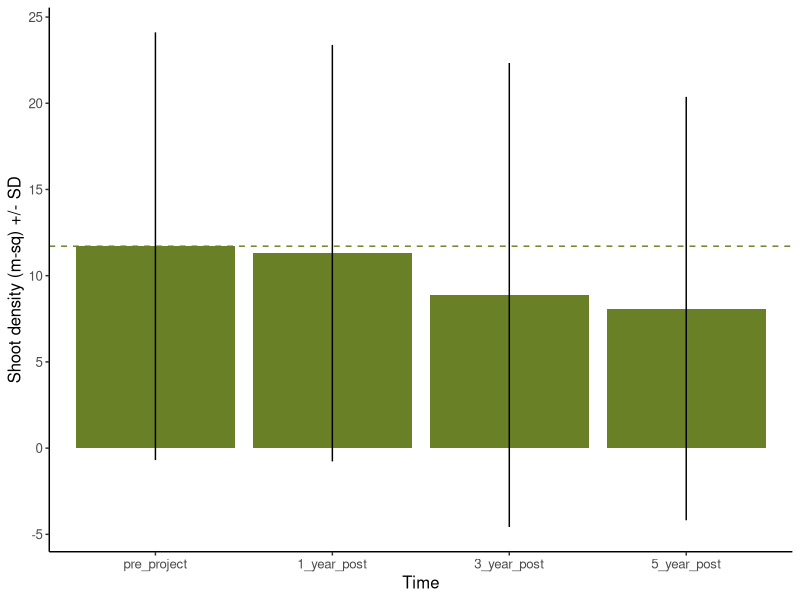
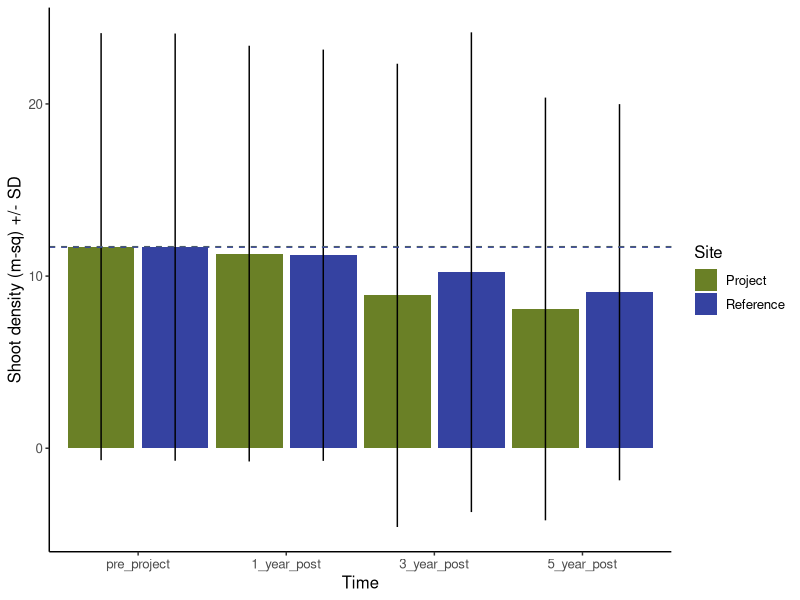

Source code (R) for these figures, in order:
## ---- chunk 1
library(tidyverse)
theme_set(theme_classic())

pal <- c("#6A8026", "#3542A1")
## ---- chunk 2
## Eelgrass density data ##
dat <- read.csv("WDFW_eg_guidelines_worked_example_data.csv", header = TRUE, stringsAsFactors = FALSE)

## Transect data ##
tran <- read.csv("WDFW_eg_guidelines_worked_example_transect_data.csv", header = TRUE, stringsAsFactors = FALSE)
## ---- chunk 3
## Eelgrass density data ##
dat$time <- factor(dat$time, levels = c("pre_project", "1_year_post", "3_year_post", "5_year_post"))
dat$site <- factor(dat$site, levels = c("project", "reference"))

## Transect data ##
tran$time <- factor(tran$time, levels = c("pre_project", "1_year_post", "3_year_post", "5_year_post"))
tran$site <- factor(tran$site, levels = c("project", "reference"))
## ---- chunk 4
dat.sum <- dat %>% 
  group_by(site, time) %>% 
  summarize(eg_mean = mean(eg_density),
            eg_sd = sd(eg_density))
## ---- chunk 5
## Total project area ##
proj.area <- 125 * 58
proj.area.msq <- proj.area * 0.092903

## Suiteable eelgrass habitat area ##
tran.eghab <- unique(tran[, c(1:5, 7)])
tran.eghab$tran_width_ft <- 10  
tran.eghab$eghab_area_ftsq <- tran.eghab$eg_hab_length_ft * tran.eghab$tran_width_ft
tran.eghab <- tran.eghab %>% 
  group_by(site, time) %>% 
  summarize(eg_hab_area_ftsq = sum(eghab_area_ftsq),
            eg_hab_area_msq = eg_hab_area_ftsq * 0.092903)

## Eelgrass area ##
tran.egarea <- tran %>% 
  mutate(eg_length_ft = eg_end_ft - eg_start_ft) %>% 
  group_by(site, time, transect) %>% 
  summarize(eg_length_ft = sum(eg_length_ft)) %>% 
  ungroup() %>% 
  mutate(tran_width_ft = 10,
         egarea_tran = eg_length_ft * tran_width_ft) %>%
  group_by(site, time) %>% 
  summarize(eg_area_ftsq = sum(egarea_tran),
            eg_are_msq = eg_area_ftsq * 0.092903)
## ---- chunk 6
# Known parameters
mean_prelim <- 11
alpha <- 0.1      # Significance level
beta <- 0.9       # Desired power
sd_prelim <- 15
delta <- (0.2 * mean_prelim)  # Minimum detectable effect size (20% change)

# Calculate critical values
z_alpha_over_2 <- qnorm(1 - alpha/2)
z_beta <- abs(qnorm(1 - beta))

# Calculate sample size per group
sample_size <- ((z_alpha_over_2 + z_beta)^2 * 2 * sd_prelim^2) / delta^2
N_star <- round(sample_size, 0)
## ---- chunk 7
tran.rep <- unique(tran[, 1:7])

tran.rep$prop_eg_length <- tran.rep$eg_hab_length_ft/ sum(tran.rep$eg_hab_length_ft)

tran.rep$tran_N <- round(tran.rep$prop_eg_length * N_star, 0)
## ---- chunk 8
mean_pre <- dat.sum[[1, 3]] # calls the value in the in row 1, column 3 of the dataframe dat.sum
eg_area_pre <- tran.egarea[[1, 4]]

tot_pre_shoots <- round(eg_area_pre * mean_pre, 0)
tot_pre_shoots
## ---- chunk 9
ggplot(dat.sum %>% 
         filter(site == "project")) +
  geom_col(aes(x = time, y = eg_mean, fill = site)) +
  geom_errorbar(aes(x = time, ymin = eg_mean - eg_sd, ymax = eg_mean + eg_sd, group = site), width = 0) +
  scale_fill_manual(values = pal[1]) +
  geom_hline(aes(yintercept = mean_pre), color = pal[1], linetype = "dashed") +
  xlab("Time") +
  ylab("Shoot density (m-sq) +/- SD") +
  theme(text = element_text(size = 12)) +
  theme(legend.position = "none")
## ---- chunk 10
## Specifiy data ##
dat.1 <- dat %>% 
  filter(site == "project") %>% 
  filter(time %in% c("pre_project", "1_year_post"))

## Specify model ##
mod.1 <- glm(eg_density ~ time, data = dat.1, family = quasipoisson(link = "log"))

## View model fit ##
summary(mod.1)
## ---- chunk 11
## Specifiy data ##
dat.2 <- dat %>% 
  filter(site == "project") %>% 
  filter(time %in% c("pre_project", "3_year_post"))

## Specify model ##
mod.2 <- glm(eg_density ~ time, data = dat.2, family = quasipoisson(link = "log"))

## View model fit ##
summary(mod.2)
## ---- chunk 12
## Year 3 ##
mean_3yr <- as.numeric(exp(mod.2$coefficients[1] + mod.2$coefficients[2]))
eg_area_3yr <- tran.egarea[[3, 4]]

eg_shoots_3yr <- eg_area_3yr * mean_3yr

mitigation_shoots_3yr <- round(tot_pre_shoots - eg_shoots_3yr, 0)
mitigation_shoots_3yr
## ---- chunk 13
## Specifiy data ##
dat.3 <- dat %>% 
  filter(site == "project") %>% 
  filter(time %in% c("pre_project", "5_year_post"))

## Specify model ##
mod.3 <- glm(eg_density ~ time, data = dat.3, family = quasipoisson(link = "log"))

## View model fit ##
summary(mod.3)
## ---- chunk 14
## Specifiy data ##
dat.4 <- dat %>% 
  filter(site == "project") %>% 
  filter(time %in% c("3_year_post", "5_year_post"))

## Specify model ##
mod.4 <- glm(eg_density ~ time, data = dat.4, family = quasipoisson(link = "log"))

## View model fit ##
summary(mod.4)
## ---- chunk 15
ggplot(dat.sum) +
  geom_col(aes(x = time, y = eg_mean, group = site, fill = site), position = position_dodge(1)) +
  geom_errorbar(aes(x = time, ymin = eg_mean - eg_sd, max = eg_mean + eg_sd, group = site), position = position_dodge(1), width = 0) +
  scale_fill_manual(values = pal, name = "Site", breaks = c("project", "reference"), labels = c("Project", "Reference")) +
  geom_hline(aes(yintercept = mean_pre), color = pal[1], linetype = "dashed") +
  geom_hline(aes(yintercept = dat.sum[[5, 3]]), color = pal[2], linetype = "dashed") +
  xlab("Time") +
  ylab("Shoot density (m-sq) +/- SD") +
  theme(text = element_text(size = 12))
## ---- chunk 16
## Specifiy data ##
dat.5 <- dat %>% 
  filter(site %in% c("project", "reference")) %>% 
  filter(time %in% c("pre_project"))

## Specify model ##
mod.5 <- glm(eg_density ~ site, data = dat.5, family = quasipoisson(link = "log"))

## View model fit ##
summary(mod.5)
## ---- chunk 17
## Specifiy data ##
dat.6 <- dat %>% 
  filter(site %in% c("project", "reference")) %>% 
  filter(time %in% c("pre_project", "1_year_post"))

## Specify model ##
mod.6 <- glm(eg_density ~ time/site, data = dat.6, family = quasipoisson(link = "log"))

## View model fit ##
summary(mod.6)
## ---- chunk 18
## Specifiy data ##
dat.7 <- dat %>% 
  filter(site %in% c("project", "reference")) %>% 
  filter(time %in% c("pre_project", "3_year_post"))

## Specify model ##
mod.7 <- glm(eg_density ~ time/site, data = dat.7, family = quasipoisson(link = "log"))

## View model fit ##
summary(mod.7)
## ---- chunk 19
mean_3yr_ref <- as.numeric(exp(mod.7$coefficients[[1]] - mod.7$coefficients[[4]]))
eg_area_3yr <- tran.egarea[[3, 4]]

tot_shoots_3yr_ref <- eg_area_3yr * mean_3yr_ref

mitigation_shoots_3yr_ref <- round(tot_pre_shoots - tot_shoots_3yr_ref, 0)
mitigation_shoots_3yr_ref
## ---- chunk 20
## Specifiy data ##
dat.8 <- dat %>% 
  filter(site %in% c("project", "reference")) %>% 
  filter(time %in% c("pre_project", "5_year_post"))

## Specify model ##
mod.8 <- glm(eg_density ~ time/site, data = dat.8, family = quasipoisson(link = "log"))

## View model fit ##
summary(mod.8)
## ---- chunk 21
## Specifiy data ##
dat.9 <- dat %>% 
  filter(site %in% c("project", "reference")) %>% 
  filter(time %in% c("3_year_post", "5_year_post"))

## Specify model ##
mod.9 <- glm(eg_density ~ time/site, data = dat.9, family = quasipoisson(link = "log"))

## View model fit ##
summary(mod.9)
